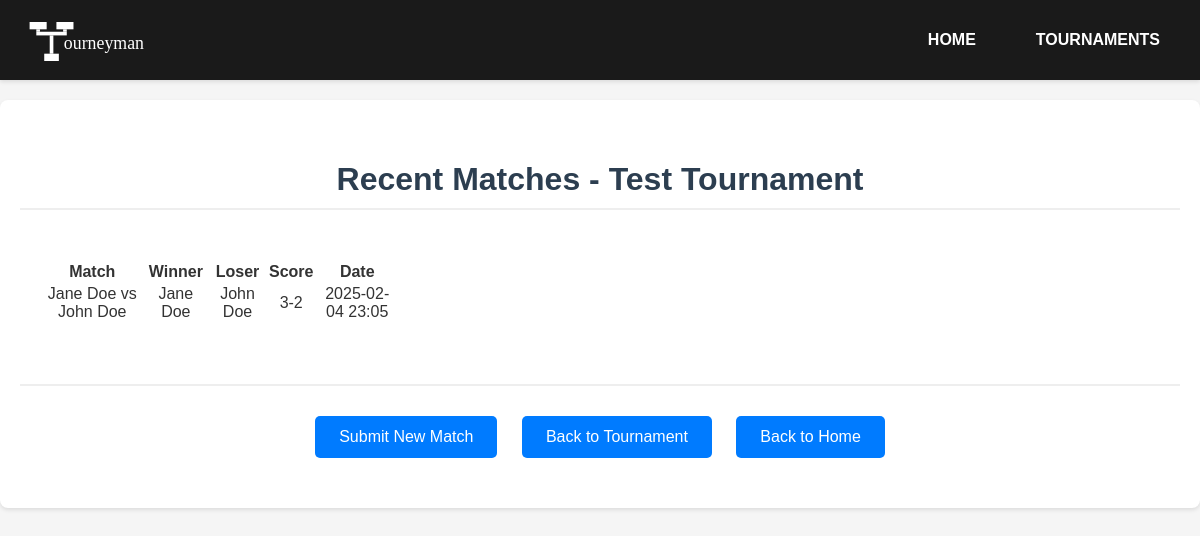
The app's page /tournaments/1738739105517/recent_matches with its own data.
### app.py (models this page shows, shortened)
class Tournament(db.Model):
    id = db.Column(db.Integer, primary_key=True)
    tournament_id = db.Column(db.Integer, nullable=False, unique=True)
    name = db.Column(db.String(100), nullable=False)
    tFormat = db.Column(db.String(80), nullable=False)
    status = db.Column(db.String(20), nullable=False, default='PENDING')  # PENDING, ACTIVE, COMPLETED
    start_date = db.Column(db.DateTime, nullable=False)
    end_date = db.Column(db.DateTime, nullable=True)
    current_winners_round = db.Column(db.Integer, default=1)
    current_losers_round = db.Column(db.Integer, default=0)  # 0 means no losers bracket yet
    current_round = db.Column(db.Integer, default=1)  # For non-bracket formats
    contestants = db.relationship('Contestant', backref='tournament', lazy=True)
    matches = db.relationship('MatchResult', backref='tournament', lazy=True)

class MatchResult(db.Model):
    id = db.Column(db.Integer, primary_key=True)
    tournament_id = db.Column(db.Integer, db.ForeignKey('tournament.tournament_id'), nullable=False)
    round_number = db.Column(db.Integer, nullable=False)
    bracket = db.Column(db.String(20), nullable=True)  # Nullable for non-bracket formats
    player1_id = db.Column(db.Integer, db.ForeignKey('contestant.id'), nullable=False)
    player2_id = db.Column(db.Integer, db.ForeignKey('contestant.id'), nullable=True)  # Nullable for byes
    player1 = db.Column(db.String(80), nullable=False)
    player2 = db.Column(db.String(80), nullable=True)  # Nullable for byes
    winner = db.Column(db.String(80), nullable=True)
    loser = db.Column(db.String(80), nullable=True)
    score = db.Column(db.String(100), nullable=True)
    is_draw = db.Column(db.Boolean, default=False)  # For Swiss/Round Robin
    status = db.Column(db.String(20), nullable=False, default='SCHEDULED')
    scheduled_time = db.Column(db.DateTime, nullable=True)
    completion_time = db.Column(db.DateTime, nullable=True)
    __table_args__ = (
        db.CheckConstraint(
            """
            (player2 IS NULL AND status = 'BYE' AND winner = player1 AND loser IS NULL) OR
            (player2 IS NOT NULL AND status != 'BYE' AND
             ((is_draw = true AND winner IS NULL AND loser IS NULL) OR
              (is_draw = false AND winner IN (player1, player2) AND loser IN (player1, player2))))
            """,
            name='valid_match_state'
        ),
    )

### app.py (the view)
@app.route('/tournaments/<int:tournament_id>/recent_matches')
def recent_matches(tournament_id):
    tournament = Tournament.query.filter_by(tournament_id=tournament_id).first_or_404()
    matches = MatchResult.query.filter_by(tournament_id=tournament_id).order_by(MatchResult.id.desc()).limit(10).all()
    return render_template('recent_matches.html', tournament=tournament, matches=matches)

### templates/recent_matches.html (shortened to what this page needs)
{% extends "base.html" %}
{% block content %}
<div class="container">
    <h1>Recent Matches - {{ tournament.name }}</h1>
    <div class="match-list">
        {% if matches %}
        <table>
            <thead>
                <tr>
                    <th>Match</th>
                    <th>Winner</th>
                    <th>Loser</th>
                    <th>Score</th>
                    <th>Date</th>
                </tr>
            </thead>
            <tbody>
                {% for match in matches %}
                <tr>
                    <td>{{ match.player1 }} vs {{ match.player2 }}</td>
                    <td>{{ match.winner }}</td>
                    <td>{{ match.loser }}</td>
                    <td>{{ match.score }}</td>
                    <td>{{ match.completion_time.strftime('%Y-%m-%d %H:%M') }}</td>
                </tr>
                {% endfor %}
            </tbody>
        </table>
        {% else %}
        <p>No matches recorded yet.</p>
        {% endif %}
    </div>
    <div class="navigation">
        <a href="{{ url_for('match_management', tournament_id=tournament.tournament_id) }}" class="button">Submit New Match</a>
        <a href="{{ url_for('tournament_details', tournament_id=tournament.tournament_id) }}" class="link">Back to Tournament</a>
        <a href="{{ url_for('index') }}" class="link">Back to Home</a>
    </div>
</div>
{% endblock %}

### static/css/style.css (style rules this page uses)
body { font-family: Arial, sans-serif; margin: 0; padding-top: 100px; background-color: #f5f5f5; color: #333; }
.container { max-width: 1200px; margin: 0 auto; padding: 40px 20px; background-color: white; border-radius: 8px; box-shadow: 0 2px 4px rgba(0, 0, 0, 0.1); text-align: center; }
h1 { color: #2c3e50; margin-bottom: 30px; padding-bottom: 10px; border-bottom: 2px solid #eee; }
.button, .link { display: inline-block; margin: 10px; padding: 12px 24px; background-color: #007BFF; color: white; text-decoration: none; border-radius: 5px; border: none; cursor: pointer; transition: background-color 0.2s; }
.player-list, .match-list { display: grid; grid-template-columns: repeat(auto-fill, minmax(300px, 1fr)); gap: 20px; padding: 20px; }
.navigation { margin-top: 40px; padding-top: 20px; border-top: 2px solid #eee; }

### records on screen
Tournament: name "Test Tournament"
MatchResult: player1 "Jane Doe", player2 "John Doe", winner "Jane Doe", loser "John Doe", score "3-2", completion_time "2025-02-04 23:05"
